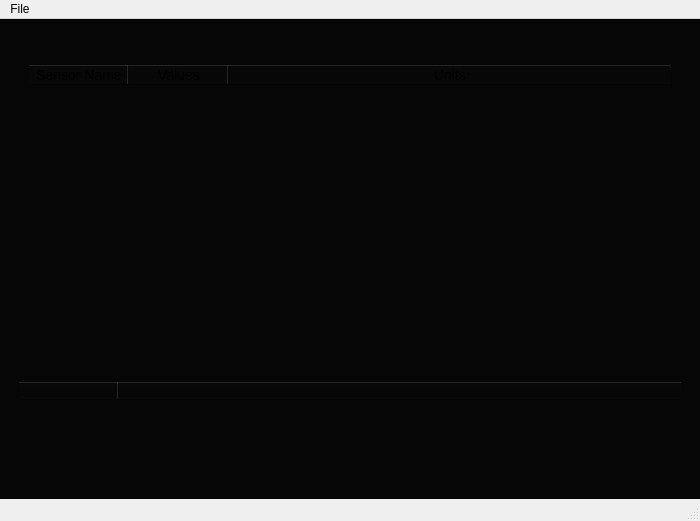
<?xml version="1.0" encoding="UTF-8"?>
<ui version="4.0">
 <class>MainWindow</class>
 <widget class="QMainWindow" name="MainWindow">
  <property name="geometry">
   <rect>
    <x>0</x>
    <y>0</y>
    <width>700</width>
    <height>521</height>
   </rect>
  </property>
  <property name="windowTitle">
   <string>MainWindow</string>
  </property>
  <property name="styleSheet">
   <string notr="true"/>
  </property>
  <widget class="QWidget" name="centralwidget">
   <property name="styleSheet">
    <string notr="true"> 
background-color: rgb(6, 6, 6);</string>
   </property>
   <layout class="QVBoxLayout" name="verticalLayout">
    <item alignment="Qt::AlignTop">
     <widget class="QWidget" name="widget" native="true">
      <layout class="QHBoxLayout" name="horizontalLayout_2">
       <property name="spacing">
        <number>0</number>
       </property>
       <property name="leftMargin">
        <number>0</number>
       </property>
       <property name="topMargin">
        <number>0</number>
       </property>
       <property name="rightMargin">
        <number>0</number>
       </property>
       <property name="bottomMargin">
        <number>0</number>
       </property>
       <item>
        <widget class="QFrame" name="frame">
         <property name="frameShape">
          <enum>QFrame::StyledPanel</enum>
         </property>
         <property name="frameShadow">
          <enum>QFrame::Raised</enum>
         </property>
         <layout class="QHBoxLayout" name="horizontalLayout_3"/>
        </widget>
       </item>
      </layout>
     </widget>
    </item>
    <item>
     <widget class="QWidget" name="widget_2" native="true">
      <property name="sizePolicy">
       <sizepolicy hsizetype="Preferred" vsizetype="Expanding">
        <horstretch>0</horstretch>
        <verstretch>0</verstretch>
       </sizepolicy>
      </property>
      <layout class="QHBoxLayout" name="horizontalLayout_4">
       <property name="spacing">
        <number>0</number>
       </property>
       <property name="topMargin">
        <number>0</number>
       </property>
       <item>
        <widget class="QFrame" name="frame_2">
         <property name="frameShape">
          <enum>QFrame::StyledPanel</enum>
         </property>
         <property name="frameShadow">
          <enum>QFrame::Raised</enum>
         </property>
         <layout class="QVBoxLayout" name="verticalLayout_5">
          <item>
           <widget class="QTableWidget" name="tableWidget">
            <property name="styleSheet">
             <string notr="true">font-size:14px;</string>
            </property>
            <property name="rowCount">
             <number>0</number>
            </property>
            <attribute name="horizontalHeaderStretchLastSection">
             <bool>true</bool>
            </attribute>
            <attribute name="verticalHeaderStretchLastSection">
             <bool>false</bool>
            </attribute>
            <column>
             <property name="text">
              <string>Sensor Name</string>
             </property>
            </column>
            <column>
             <property name="text">
              <string>Values</string>
             </property>
            </column>
            <column>
             <property name="text">
              <string>Units</string>
             </property>
            </column>
           </widget>
          </item>
         </layout>
        </widget>
       </item>
      </layout>
     </widget>
    </item>
    <item>
     <widget class="QWidget" name="widget_3" native="true">
      <property name="sizePolicy">
       <sizepolicy hsizetype="Preferred" vsizetype="Maximum">
        <horstretch>0</horstretch>
        <verstretch>0</verstretch>
       </sizepolicy>
      </property>
      <property name="styleSheet">
       <string notr="true"/>
      </property>
      <layout class="QVBoxLayout" name="verticalLayout_2">
       <item>
        <widget class="QTableWidget" name="Data_table">
         <property name="maximumSize">
          <size>
           <width>16777215</width>
           <height>100</height>
          </size>
         </property>
         <attribute name="horizontalHeaderVisible">
          <bool>true</bool>
         </attribute>
         <attribute name="horizontalHeaderCascadingSectionResizes">
          <bool>false</bool>
         </attribute>
         <attribute name="horizontalHeaderDefaultSectionSize">
          <number>100</number>
         </attribute>
         <attribute name="horizontalHeaderHighlightSections">
          <bool>false</bool>
         </attribute>
         <attribute name="horizontalHeaderShowSortIndicator" stdset="0">
          <bool>false</bool>
         </attribute>
         <attribute name="horizontalHeaderStretchLastSection">
          <bool>true</bool>
         </attribute>
         <attribute name="verticalHeaderVisible">
          <bool>true</bool>
         </attribute>
         <attribute name="verticalHeaderStretchLastSection">
          <bool>false</bool>
         </attribute>
         <column>
          <property name="text">
           <string/>
          </property>
         </column>
         <column>
          <property name="text">
           <string/>
          </property>
         </column>
        </widget>
       </item>
      </layout>
     </widget>
    </item>
   </layout>
  </widget>
  <widget class="QMenuBar" name="menubar">
   <property name="geometry">
    <rect>
     <x>0</x>
     <y>0</y>
     <width>700</width>
     <height>21</height>
    </rect>
   </property>
   <widget class="QMenu" name="menuFile">
    <property name="title">
     <string>File</string>
    </property>
   </widget>
   <addaction name="menuFile"/>
  </widget>
  <widget class="QStatusBar" name="statusbar"/>
  <action name="actionAdd_IP_Network">
   <property name="text">
    <string>Add IP Network</string>
   </property>
  </action>
  <action name="Exit">
   <property name="text">
    <string>Exit</string>
   </property>
  </action>
  <action name="actionExit">
   <property name="text">
    <string>Exit</string>
   </property>
  </action>
  <action name="actionfont">
   <property name="text">
    <string>font</string>
   </property>
  </action>
 </widget>
 <resources/>
 <connections/>
</ui>
